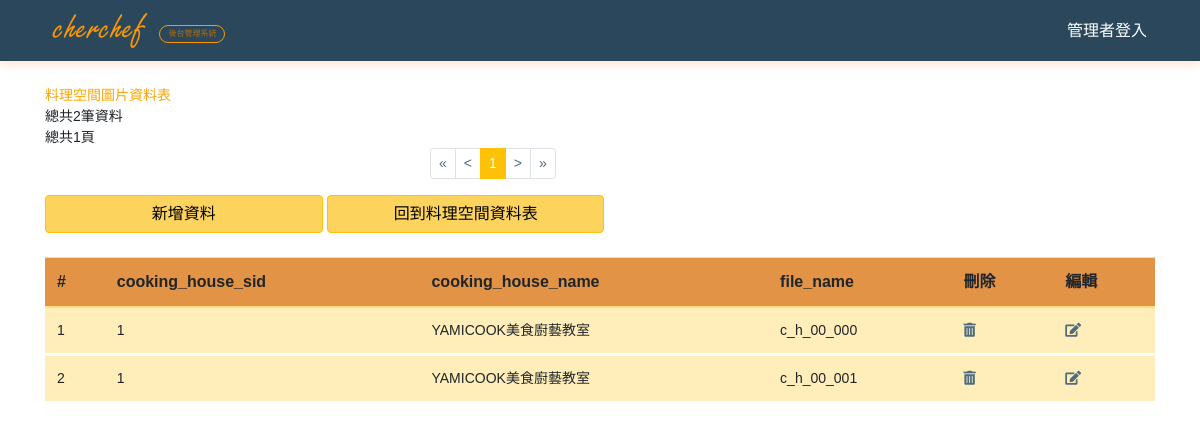
/Chef/cooking_house_photo.php, run on an earlier commit of the app's database.
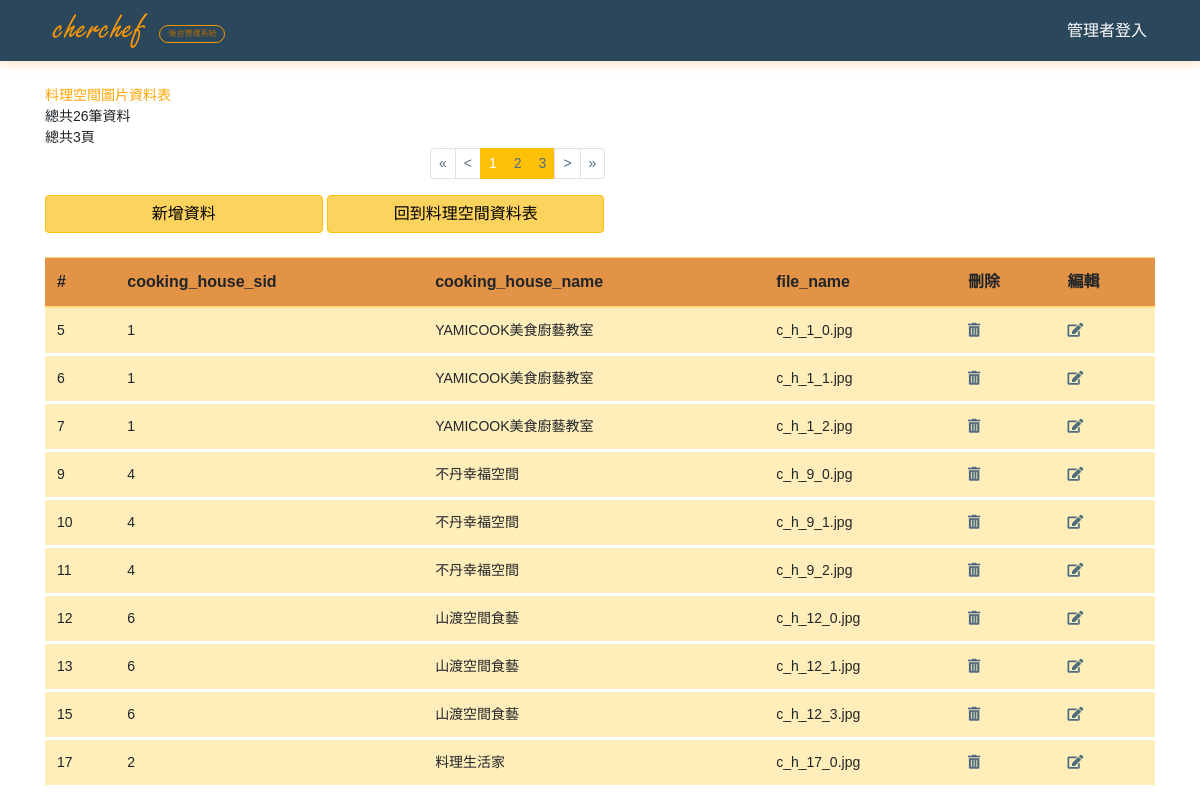
And on a later commit of the database.
### tables this page shows
CREATE TABLE `cooking_house_photo` (
  `sid` int(11) NOT NULL,
  `cooking_house_sid` int(255) NOT NULL,
  `file_name` varchar(255) NOT NULL
);

CREATE TABLE `cooking_house` (
  `sid` int(11) NOT NULL,
  `name` varchar(20) NOT NULL,
  `phone` varchar(10) NOT NULL,
  `address` varchar(40) NOT NULL,
  `web` varchar(40) NOT NULL,
  `intro` varchar(100) NOT NULL
);

### Chef/cooking_house_photo.php (the view, shortened to what this page needs)
<?php
require __DIR__.'/connect.php';
$per_page = 10;
$page = isset($_GET['page'])? intval($_GET['page']):1;
$t_sql = "SELECT COUNT(1) FROM cooking_house_photo";
$t_stmt = $pdo->query($t_sql);
$total_rows = $t_stmt->fetch(PDO::FETCH_NUM)[0];
$total_pages = ceil($total_rows/$per_page);
$sql = sprintf("SELECT * FROM cooking_house_photo ORDER BY sid LIMIT %s, %s", ($page-1)*$per_page, $per_page);
$stmt = $pdo->query($sql);
$rows = $stmt->fetchAll(PDO::FETCH_ASSOC);
?>
<?php include __DIR__. '/_html_header.php' ?>
<?php include __DIR__. '/_navbar.php' ?>
<br>
<div class="container">
<div class="form_data_font_style" style="color:orange;">料理空間圖片資料表</div>
<div class="form_data_font_style"><?= '總共'.$total_rows.'筆資料' ?></div>
<div class="form_data_font_style"><?= '總共'.$total_pages.'頁' ?></div>
<div class ="col-md-4 center_div">
<nav aria-label="...">
  <ul class="pagination pagination-sm">
  <li class="page-item">
      <a class="page-link" href="?page=1" aria-label="Previous">
        <span aria-hidden="true">&laquo;</span></a>
    </li>
  <li class="page-item <?= $page<=1 ?'disable':''?>">
        <a class ="page-link" href="?page=<?= $page-1 ?>">&lt;</a>
  </li>
  <?php for($i=1;$i<=$total_pages;$i++): ?>
    <li class="page-item <?= $i==$page ? 'active': ''?>">
        <a class ="page-link bg-warning border-warning"  href="?page=<?= $i ?>"><?= $i ?></a>
    </li>
    <?php endfor ?>
    <li class="page-item <?= $page>=$total_pages ?'disable':''?>">
    <a class ="page-link" href="?page=<?= $page+1 ?>">&gt;</a>
  </li>
  <li class="page-item">
      <a class="page-link" href="?page=<?= $total_pages ?>" aria-label="Next">
        <span aria-hidden="true">&raquo;</span>
      </a>
    </li>
  </ul>
</nav>
</div>
<div class="center_div">
  <a href="cooking_house_photo_insert.php"><button type="button" class="btn btn-warning  col-md-3  ">新增資料</button></a>
  <a href="cooking_house.php"><button type="button" class="btn btn-warning  col-md-3  ">回到料理空間資料表</button></a>
  <br>
</div>
<br>
<table class="table table-warning table-hover">
<thead class="bg-warning">
    <tr>
      <th scope="col" >#</th>
      <th scope="col">cooking_house_sid</th>
      <th scope="col" >cooking_house_name</th></th>
      <th scope="col" >file_name</th>
      <th scope="col">刪除</th>
      <th scope="col">編輯</th>
    </tr>
  </thead>
  <tbody>
  <?php foreach($rows as $row):?>
    <tr class="form_data_font_style">
      <td><?=$row['sid']?></td>
      <td><?=$row['cooking_house_sid']?></td>
   <?php
   $stmt2 = $pdo->prepare("SELECT * FROM cooking_house WHERE sid=?");
   $stmt2->execute([$row['cooking_house_sid']]);
   $user = $stmt2->fetch(PDO::FETCH_ASSOC);
   ?>
      <td><?=$user['name']?></td>
      <td><?=$row['file_name']?></td>
     <td><a href="javascript: delete_it(<?= $row['sid'] ?>,'<?= $row['file_name']?>')"><i class="fas fa-trash-alt"></i></a></td>
     <td><a href="cooking_house_photo_data_edit.php?sid=<?= $row['sid'] ?>"><i class="fas fa-edit"></i></a></td>
    </tr>
<?php endforeach; ?>
  </tbody>
</table>
<br>
</div>
<?php include __DIR__. '/_html_footer.php';  ?>

What changed in the data, as far as the page shows it:
removed cooking_house_photo: sid "1", cooking_house_sid "1", cooking_house.name "YAMICOOK美食廚藝教室", file_name "c_h_00_000"
removed cooking_house_photo: sid "2", cooking_house_sid "1", cooking_house.name "YAMICOOK美食廚藝教室", file_name "c_h_00_001"
added cooking_house_photo: sid "5", cooking_house_sid "1", cooking_house.name "YAMICOOK美食廚藝教室", file_name "c_h_1_0.jpg"
added cooking_house_photo: sid "6", cooking_house_sid "1", cooking_house.name "YAMICOOK美食廚藝教室", file_name "c_h_1_1.jpg"
added cooking_house_photo: sid "7", cooking_house_sid "1", cooking_house.name "YAMICOOK美食廚藝教室", file_name "c_h_1_2.jpg"
added cooking_house_photo: sid "9", cooking_house_sid "4", cooking_house.name "不丹幸福空間", file_name "c_h_9_0.jpg"
added cooking_house_photo: sid "10", cooking_house_sid "4", cooking_house.name "不丹幸福空間", file_name "c_h_9_1.jpg"
added cooking_house_photo: sid "11", cooking_house_sid "4", cooking_house.name "不丹幸福空間", file_name "c_h_9_2.jpg"
added cooking_house_photo: sid "12", cooking_house_sid "6", cooking_house.name "山渡空間食藝", file_name "c_h_12_0.jpg"
added cooking_house_photo: sid "13", cooking_house_sid "6", cooking_house.name "山渡空間食藝", file_name "c_h_12_1.jpg"
added cooking_house_photo: sid "15", cooking_house_sid "6", cooking_house.name "山渡空間食藝", file_name "c_h_12_3.jpg"
added cooking_house_photo: sid "17", cooking_house_sid "2", cooking_house.name "料理生活家", file_name "c_h_17_0.jpg"
Also different on the page:
$total_rows: "2" → "26"
$total_pages: "1" → "3"
new list line: "2"
new list line: "3"
